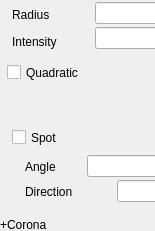
<?xml version='1.0' encoding='UTF-8'?> 
<ui version='4.0'>
 <class>Dialog</class>
 <widget class='QDialog' name='Dialog'>
      <property name='geometry'>
        <rect>
         <x>0</x>
         <y>0</y>
         <width>155</width>
         <height>231</height>
        </rect>
      </property>
  <property name='dlg_i_light'>
   <string>Dialog</string>
  </property>
      <widget class='QLabel' name='IDC_STATIC0'>
      <property name='geometry'>
        <rect>
         <x>12</x>
         <y>5</y>
         <width>57</width>
         <height>20</height>
        </rect>
      </property>
        <property name='text'>
          <string>Radius</string>
         </property>
      </widget>
    <widget class='QLineEdit' name='EF_RADIUS'>
      <property name='geometry'>
        <rect>
         <x>95</x>
         <y>2</y>
         <width>72</width>
         <height>22</height>
        </rect>
      </property>
      </widget>
      <widget class='QLabel' name='IDC_STATIC1'>
      <property name='geometry'>
        <rect>
         <x>12</x>
         <y>32</y>
         <width>67</width>
         <height>20</height>
        </rect>
      </property>
        <property name='text'>
          <string>Intensity</string>
         </property>
      </widget>
    <widget class='QLineEdit' name='EF_INTENSITY'>
      <property name='geometry'>
        <rect>
         <x>95</x>
         <y>27</y>
         <width>72</width>
         <height>22</height>
        </rect>
      </property>
      </widget>
     <widget class='QPushButton' name='Color...'>
      <property name='geometry'>
        <rect>
         <x>222</x>
         <y>15</y>
         <width>137</width>
         <height>30</height>
        </rect>
      </property>
        <property name='text'>
         <string>Light</string>
        </property>
       </widget>
    <widget class='QCheckBox' name='CK_SPOT'>
      <property name='geometry'>
        <rect>
         <x>12</x>
         <y>125</y>
         <width>90</width>
         <height>25</height>
        </rect>
      </property>
     <property name='text'>
        <string>Spot</string>
       </property>
      </widget>
      <widget class='QLabel' name='IDC_STATICA'>
      <property name='geometry'>
        <rect>
         <x>25</x>
         <y>157</y>
         <width>47</width>
         <height>20</height>
        </rect>
      </property>
        <property name='text'>
          <string>Angle</string>
         </property>
      </widget>
    <widget class='QLineEdit' name='EF_SPOTANGLE'>
      <property name='geometry'>
        <rect>
         <x>87</x>
         <y>155</y>
         <width>72</width>
         <height>22</height>
        </rect>
      </property>
      </widget>
      <widget class='QLabel' name='IDC_STATICD'>
      <property name='geometry'>
        <rect>
         <x>25</x>
         <y>182</y>
         <width>72</width>
         <height>20</height>
        </rect>
      </property>
        <property name='text'>
          <string>Direction</string>
         </property>
      </widget>
    <widget class='QLineEdit' name='EF_SDX'>
      <property name='geometry'>
        <rect>
         <x>117</x>
         <y>180</y>
         <width>57</width>
         <height>22</height>
        </rect>
      </property>
      </widget>
    <widget class='QLineEdit' name='EF_SDY'>
      <property name='geometry'>
        <rect>
         <x>180</x>
         <y>180</y>
         <width>57</width>
         <height>22</height>
        </rect>
      </property>
      </widget>
    <widget class='QLineEdit' name='EF_SDZ'>
      <property name='geometry'>
        <rect>
         <x>242</x>
         <y>180</y>
         <width>57</width>
         <height>22</height>
        </rect>
      </property>
      </widget>
    <widget class='QCheckBox' name='CK_HALLO'>
      <property name='geometry'>
        <rect>
         <x>25</x>
         <y>247</y>
         <width>90</width>
         <height>25</height>
        </rect>
      </property>
     <property name='text'>
        <string>Corona</string>
       </property>
      </widget>
      <widget class='QLabel' name='Radius'>
      <property name='geometry'>
        <rect>
         <x>27</x>
         <y>277</y>
         <width>90</width>
         <height>20</height>
        </rect>
      </property>
        <property name='text'>
          <string>Min</string>
         </property>
      </widget>
    <widget class='QLineEdit' name='EF_MINHALLORADIUS'>
      <property name='geometry'>
        <rect>
         <x>130</x>
         <y>275</y>
         <width>85</width>
         <height>22</height>
        </rect>
      </property>
      </widget>
      <widget class='QLabel' name='Radius'>
      <property name='geometry'>
        <rect>
         <x>25</x>
         <y>307</y>
         <width>95</width>
         <height>20</height>
        </rect>
      </property>
        <property name='text'>
          <string>Max</string>
         </property>
      </widget>
    <widget class='QLineEdit' name='EF_MAXHALLORADIUS'>
      <property name='geometry'>
        <rect>
         <x>130</x>
         <y>302</y>
         <width>85</width>
         <height>22</height>
        </rect>
      </property>
      </widget>
    <widget class='QCheckBox' name='CK_DLIGHT'>
      <property name='geometry'>
        <rect>
         <x>10</x>
         <y>450</y>
         <width>110</width>
         <height>25</height>
        </rect>
      </property>
     <property name='text'>
        <string>Dynamics</string>
       </property>
      </widget>
    <widget class='QRadioButton' name='RB_PULSEI'>
      <property name='geometry'>
        <rect>
         <x>27</x>
         <y>482</y>
         <width>90</width>
         <height>25</height>
        </rect>
      </property>
     <property name='text'>
        <string>Pulse</string>
       </property>
      </widget>
    <widget class='QRadioButton' name='RB_RANDOMI'>
      <property name='geometry'>
        <rect>
         <x>27</x>
         <y>507</y>
         <width>92</width>
         <height>25</height>
        </rect>
      </property>
     <property name='text'>
        <string>Random</string>
       </property>
      </widget>
    <widget class='QRadioButton' name='RB_VAWYI'>
      <property name='geometry'>
        <rect>
         <x>252</x>
         <y>507</y>
         <width>90</width>
         <height>25</height>
        </rect>
      </property>
     <property name='text'>
        <string>Wavy</string>
       </property>
      </widget>
    <widget class='QRadioButton' name='RB_FLASHYI'>
      <property name='geometry'>
        <rect>
         <x>142</x>
         <y>482</y>
         <width>90</width>
         <height>25</height>
        </rect>
      </property>
     <property name='text'>
        <string>Flashy</string>
       </property>
      </widget>
    <widget class='QRadioButton' name='RB_NORMALI'>
      <property name='geometry'>
        <rect>
         <x>142</x>
         <y>507</y>
         <width>90</width>
         <height>25</height>
        </rect>
      </property>
     <property name='text'>
        <string>Normal</string>
       </property>
      </widget>
      <widget class='QLabel' name='Distance'>
      <property name='geometry'>
        <rect>
         <x>27</x>
         <y>342</y>
         <width>105</width>
         <height>20</height>
        </rect>
      </property>
        <property name='text'>
          <string>Min</string>
         </property>
      </widget>
    <widget class='QLineEdit' name='EF_MINDIST'>
      <property name='geometry'>
        <rect>
         <x>147</x>
         <y>337</y>
         <width>85</width>
         <height>22</height>
        </rect>
      </property>
      </widget>
      <widget class='QLabel' name='Distance'>
      <property name='geometry'>
        <rect>
         <x>27</x>
         <y>367</y>
         <width>110</width>
         <height>20</height>
        </rect>
      </property>
        <property name='text'>
          <string>Max</string>
         </property>
      </widget>
    <widget class='QLineEdit' name='EF_MAXDIST'>
      <property name='geometry'>
        <rect>
         <x>147</x>
         <y>367</y>
         <width>85</width>
         <height>22</height>
        </rect>
      </property>
      </widget>
      <widget class='QGroupBox' name='ST_02'>
      <property name='geometry'>
        <rect>
         <x>0</x>
         <y>217</y>
         <width>382</width>
         <height>192</height>
        </rect>
      </property>
        <property name='title'>
         <string>+Corona</string>
        </property>
        <property name='flat'>
         <bool>true</bool>
        </property>
      </widget>
      <widget class='QGroupBox' name='ST_13'>
      <property name='geometry'>
        <rect>
         <x>0</x>
         <y>417</y>
         <width>382</width>
         <height>152</height>
        </rect>
      </property>
        <property name='title'>
         <string>+Dynamics</string>
        </property>
        <property name='flat'>
         <bool>true</bool>
        </property>
      </widget>
     <widget class='QPushButton' name='Color...'>
      <property name='geometry'>
        <rect>
         <x>222</x>
         <y>52</y>
         <width>137</width>
         <height>30</height>
        </rect>
      </property>
        <property name='text'>
         <string>Specular</string>
        </property>
       </widget>
    <widget class='QCheckBox' name='attenuation'>
      <property name='geometry'>
        <rect>
         <x>7</x>
         <y>60</y>
         <width>210</width>
         <height>25</height>
        </rect>
      </property>
     <property name='text'>
        <string>Quadratic</string>
       </property>
      </widget>
      </widget>
   <resources/>
 <connections/>
</ui> 
